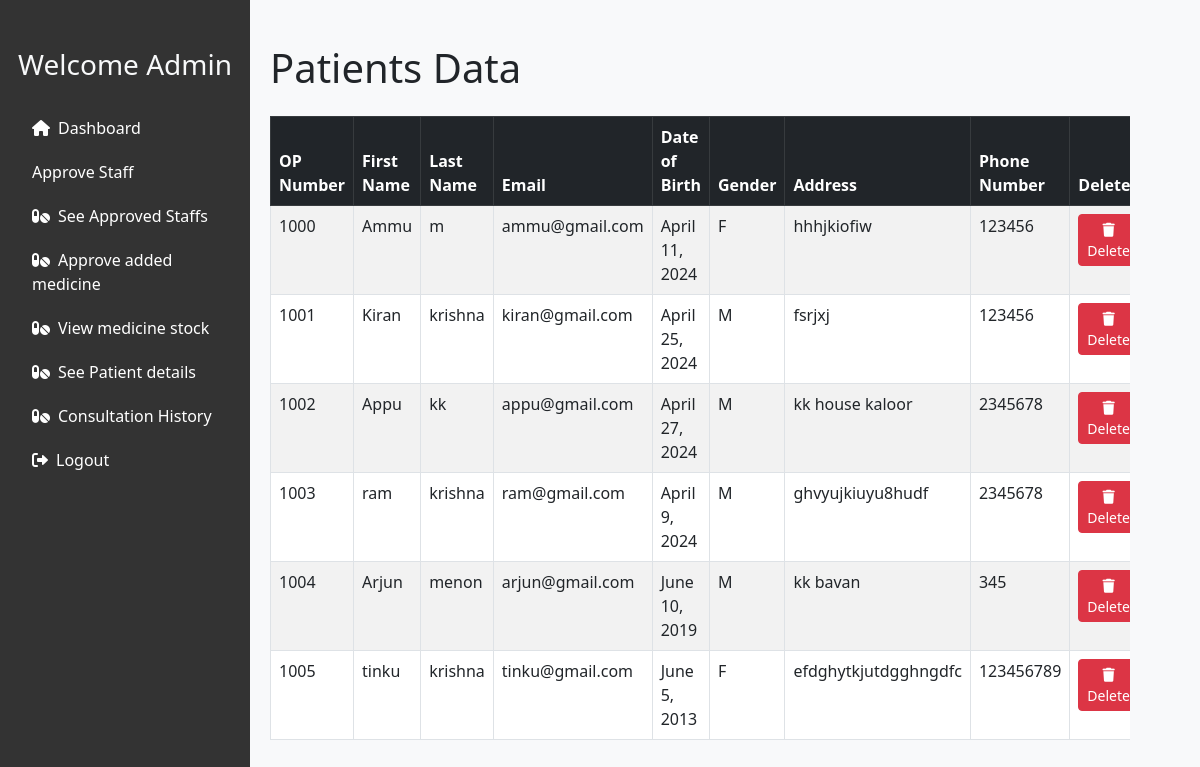
Page /patient_data/ (signed in) on the committed database.
### receptionist/models.py (models this page shows, shortened)
class PatientRegistration(models.Model):
    GENDER_CHOICES = [
        ('M', 'Male'),
        ('F', 'Female'),
        ('O', 'Other')
    ]
    op_number = models.IntegerField(unique=True)
    first_name = models.CharField(max_length=100)
    last_name = models.CharField(max_length=100)
    email = models.EmailField(unique=True)
    date_of_birth = models.DateField()
    gender = models.CharField(max_length=1, choices=GENDER_CHOICES)
    address = models.TextField()
    phone_number = models.CharField(max_length=15)

### Coordinator/views.py (the view)
# urls.py: path('patient_data/',  coordinator_views.patient_data,name='patient_data'),
@login_required
def patient_data(request):
    pt=PatientRegistration.objects.all
    return render(request, 'patient_data.html', {'patients': pt})

### Coordinator/templates/patient_data.html (shortened to what this page needs)
<!DOCTYPE html>
<html lang="en">
<head>
  <link href="https://cdn.jsdelivr.net/npm/bootstrap@5.3.0-alpha1/dist/css/bootstrap.min.css" rel="stylesheet">
  <link href="https://cdnjs.cloudflare.com/ajax/libs/font-awesome/6.0.0-beta3/css/all.min.css" rel="stylesheet">
</head>
<body>
<div class="container-fluid">
  <div class="row">
    <div class="col-md-3 sidebar">
      <h3 class="text-center text-light mb-4">Welcome Admin </h3>
      <ul class="nav flex-column">
        <li class="nav-item">
          <a class="nav-link sidebar-link" href="{% url 'admin_home' %}"><i class="fas fa-home me-2"></i>Dashboard</a>
        </li>
        <li class="nav-item">
          <a class="nav-link sidebar-link" href="{% url 'approve_reject' %}" i class="fas fa-user-check me-2"></i>Approve Staff</a>
        </li>
        <li class="nav-item">
          <a class="nav-link sidebar-link" href="{% url 'admin_staffview' %}"><i class="fas fa-pills me-2"></i>See Approved Staffs</a>
        </li>
        <li class="nav-item">
          <a class="nav-link sidebar-link" href="{% url 'approveorreject' %}"><i class="fas fa-pills me-2"></i>Approve added medicine</a>
        </li>
        <li class="nav-item">
          <a class="nav-link sidebar-link" href="{% url 'admin_medicineview' %}"><i class="fas fa-pills me-2"></i>View medicine stock</a>
        </li>
        <li class="nav-item">
          <a class="nav-link sidebar-link" href="{% url 'patient_data' %}"><i class="fas fa-pills me-2"></i>See Patient details</a>
        </li>
        <li class="nav-item">
          <a class="nav-link sidebar-link" href="{% url 'patient_records' %}"><i class="fas fa-pills me-2"></i>Consultation History</a>
        </li>
        <li class="nav-item">
          <a class="nav-link sidebar-link" href="/lgo"><i class="fas fa-sign-out-alt me-2"></i>Logout</a>
        </li>
      </ul>
    </div>
    <div class="col-md-9 main-content">
        <h1 class="mt-4 mb-4">Patients Data</h1>
        <div class="table-responsive">
          <table class="table table-striped table-bordered">
            <thead class="table-dark">
                <tr>
                    <th>OP Number</th>
                    <th>First Name</th>
                    <th>Last Name</th>
                    <th>Email</th>
                    <th>Date of Birth</th>
                    <th>Gender</th>
                    <th>Address</th>
                    <th>Phone Number</th>
                    <th>Delete</th>
                </tr>
            </thead>
            <tbody>
                {% for patient in patients %}
                <tr>
                    <td>{{ patient.op_number }}</td>
                    <td>{{ patient.first_name }}</td>
                    <td>{{ patient.last_name }}</td>
                    <td>{{ patient.email }}</td>
                    <td>{{ patient.date_of_birth }}</td>
                    <td>{{ patient.gender }}</td>
                    <td>{{ patient.address }}</td>
                    <td>{{ patient.phone_number }}</td>
                    <td><a href="{% url 'ptdel' op_number=patient.op_number %}" class="btn btn-danger btn-sm"><i class="fas fa-trash"></i> Delete</a></td>
                </tr>
                {% endfor %}
            </tbody>
          </table>
        </div>
    </div>
  </div>
</div>
</body>
</html>

### Coordinator/templates/patient_data.html (style rules this page uses)
body { background-color: #f8f9fa; }
.sidebar { position: fixed; top: 0; left: 0; height: 100%; width: 250px; background-color: #333; padding-top: 3rem; }
.main-content { margin-left: 250px; padding: 20px; }
.sidebar-link { color: #fff; padding: 10px 20px; display: block; text-decoration: none; }

### rows in the picture
PatientRegistration: op_number "1000", first_name "Ammu", last_name "m", email "ammu@gmail.com", date_of_birth "April 11, 2024", gender "F", address "hhhjkiofiw", phone_number "123456"
PatientRegistration: op_number "1001", first_name "Kiran", last_name "krishna", email "kiran@gmail.com", date_of_birth "April 25, 2024", gender "M", address "fsrjxj", phone_number "123456"
PatientRegistration: op_number "1002", first_name "Appu", last_name "kk", email "appu@gmail.com", date_of_birth "April 27, 2024", gender "M", address "kk house kaloor", phone_number "2345678"
PatientRegistration: op_number "1003", first_name "ram", last_name "krishna", email "ram@gmail.com", date_of_birth "April 9, 2024", gender "M", address "ghvyujkiuyu8hudf", phone_number "2345678"
PatientRegistration: op_number "1004", first_name "Arjun", last_name "menon", email "arjun@gmail.com", date_of_birth "June 10, 2019", gender "M", address "kk bavan", phone_number "345"
PatientRegistration: op_number "1005", first_name "tinku", last_name "krishna", email "tinku@gmail.com", date_of_birth "June 5, 2013", gender "F", address "efdghytkjutdgghngdfc", phone_number "123456789"
